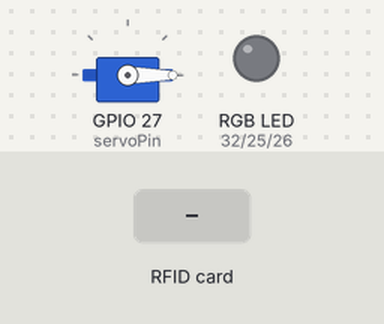
Simulated run of this program. Board: ESP32. Parts: servo, an RGB LED mixed from three pins (HIGH = lit). The inputs (shaded band) are chosen by the test bench. WiFi joins after 1.5 s; servers stay silent unless stated; the Firebase database answers and starts empty; what the program prints to the serial monitor is not drawn.

Above: at 2.7 s.
2.8 s: RFID card 12 34 56 78 held to the reader
At 3.6 s:
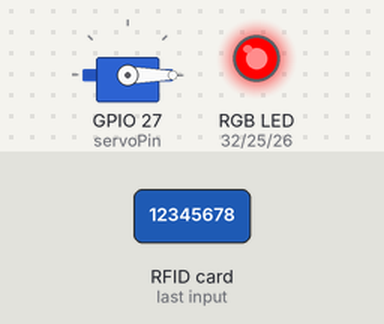
5.8 s: RFID card 5E 7A 19 C4 held to the reader
At 9.5 s:
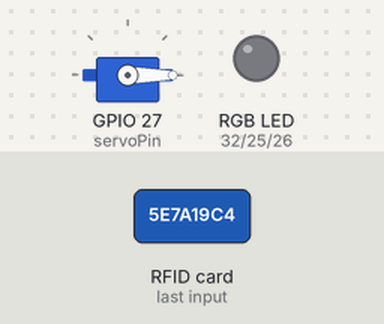
Timing chart, 0 to 11.0 s (numbered marks = the images above; inputs shaded):
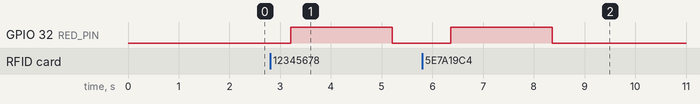

The program:

main.cpp
```cpp
#include <WiFi.h>
#include <Firebase_ESP_Client.h>
#include <SPI.h>
#include <MFRC522.h>
#include <Adafruit_Sensor.h>
#include <DHT.h>
#include <DHT_U.h>
#include <ESP32Servo.h>

// ==== Servo Config ====
Servo myservo;
int servoPin = 27;
int openPos = 90;
int closePos = 0;

void setupServo() {
  myservo.setPeriodHertz(50);
  myservo.attach(servoPin, 500, 2400);
  myservo.write(closePos);
}

void openDoor() {
  Serial.println("🔓 Mở cửa: Quay servo đến 90 độ");
  myservo.write(openPos);
  delay(3000);
  Serial.println("🔒 Đóng cửa: Quay servo về 0 độ");
  myservo.write(closePos);
}

// ==== DHT Config ====
#define DHTPIN 5
#define DHTTYPE DHT11
DHT_Unified dht(DHTPIN, DHTTYPE);

// ==== LED Config ====
#define RED_PIN    32
#define GREEN_PIN  25
#define BLUE_PIN   26

// ==== RFID Config ====
#define SS_PIN 21
#define RST_PIN 22
MFRC522 rfid(SS_PIN, RST_PIN);

// ==== WiFi Config ====
#define WIFI_SSID "A25859"
#define WIFI_PASSWORD "12345678"

// ==== Firebase Config ====
#define API_KEY "AIzaSyBc3SKMJKBHq2Q3_NONXaZRroQhpHbtBD8"
#define DATABASE_URL "https://do-an-3-9959f-default-rtdb.asia-southeast1.firebasedatabase.app/"
#define USER_EMAIL "admin@gmail.com"
#define USER_PASSWORD "admin123"

// ==== Firebase Instances ====
FirebaseData fbdo;
FirebaseAuth auth;
FirebaseConfig config;

// ==== millis() Control ====
unsigned long previousMillisRFID = 0;
unsigned long previousMillisDHT = 0;
const unsigned long intervalRFID = 500;
const unsigned long intervalDHT = 60000;

// ==== Function Prototypes ====
void setColor(int r, int g, int b);
void RC522();
void DHT_11();

void setup() {
  Serial.begin(115200);
  WiFi.begin(WIFI_SSID, WIFI_PASSWORD);
  Serial.print("🔌 Đang kết nối WiFi");
  while (WiFi.status() != WL_CONNECTED) {
    Serial.print(".");
    delay(500);
  }
  Serial.println("\n✅ WiFi đã kết nối!");

  config.api_key = API_KEY;
  config.database_url = DATABASE_URL;
  auth.user.email = USER_EMAIL;
  auth.user.password = USER_PASSWORD;
  Firebase.begin(&config, &auth);
  Firebase.reconnectWiFi(true);
  Serial.println("Kết nối Firebase thành công");

  SPI.begin();
  rfid.PCD_Init();
  Serial.println("👉 Quét thẻ RFID...");

  dht.begin();
  sensor_t sensor;
  dht.temperature().getSensor(&sensor);
  dht.humidity().getSensor(&sensor);

  setupServo();

  // Cấu hình LED RGB
  pinMode(RED_PIN, OUTPUT);
  pinMode(GREEN_PIN, OUTPUT);
  pinMode(BLUE_PIN, OUTPUT);
  setColor(0, 0, 0); // Tắt đèn ban đầu
}

void loop() {
  unsigned long currentMillis = millis();

  if (currentMillis - previousMillisRFID >= intervalRFID) {
    previousMillisRFID = currentMillis;
    RC522();
  }

  if (currentMillis - previousMillisDHT >= intervalDHT) {
    previousMillisDHT = currentMillis;
    DHT_11();
  }


}

// ==== Điều khiển LED bằng digitalWrite (RGB cơ bản) ====
void setColor(int r, int g, int b) {
  digitalWrite(RED_PIN, r ? HIGH : LOW);
  digitalWrite(GREEN_PIN, g ? HIGH : LOW);
  digitalWrite(BLUE_PIN, b ? HIGH : LOW);
}

// ==== Quét RFID ====
void RC522() {
  if (!rfid.PICC_IsNewCardPresent() || !rfid.PICC_ReadCardSerial()) return;

  String uidString = "";
  for (byte i = 0; i < rfid.uid.size; i++) {
    uidString += String(rfid.uid.uidByte[i] < 0x10 ? "0" : "");
    uidString += String(rfid.uid.uidByte[i], HEX);
  }
  uidString.toUpperCase();
  Serial.print("📛 UID: ");
  Serial.println(uidString);

  String path = String("/rfid/") + uidString;
  if (Firebase.RTDB.getBool(&fbdo, path)) {
    if (fbdo.boolData()) {
      Serial.println("✅ UID hợp lệ - Mở cửa");
      setColor(0, 1, 0); // Xanh lá
      openDoor();
      setColor(0, 0, 0); // Tắt
    } else {
      Serial.println("🚫 UID không hợp lệ!");
      setColor(1, 0, 0); // Đỏ
      delay(2000); // Đợi 2 giây trước khi tắt đèn
      setColor(0, 0, 0); // Tắt đèn
    }
  } else {
    Serial.print("❌ Lỗi truy vấn UID: ");
    Serial.println(fbdo.errorReason());
    setColor(1, 0, 0); // Đỏ
    delay(2000); // Đợi 2 giây trước khi tắt đèn
    setColor(0, 0, 0); // Tắt đèn
  }

  rfid.PICC_HaltA();
  rfid.PCD_StopCrypto1();
}

// ==== Đọc DHT11 ====
void DHT_11() {
  sensors_event_t event;

  dht.temperature().getEvent(&event);
  float temperature = event.temperature;

  dht.humidity().getEvent(&event);
  float humidity = event.relative_humidity;

  if (isnan(temperature) || isnan(humidity)) {
    Serial.println(F("❌ Lỗi đọc cảm biến!"));
  } else {
    Serial.print(F("🌡️ Nhiệt độ: "));
    Serial.print(temperature);
    Serial.println(F("°C"));
    Serial.print(F("💧 Độ ẩm: "));
    Serial.print(humidity);
    Serial.println(F("%"));

    if (Firebase.RTDB.setFloat(&fbdo, "/sensors/temperature", temperature) &&
        Firebase.RTDB.setFloat(&fbdo, "/sensors/humidity", humidity)) {
      Serial.println(F("✅ Gửi dữ liệu lên Firebase thành công"));
    } else {
      Serial.print(F("❌ Lỗi gửi dữ liệu DHT11: "));
      Serial.println(fbdo.errorReason());
    }
  }
}
```

Measured:
- after the input at 2.8 s, GPIO 32 (RED_PIN): LOW → HIGH after 0.41 s, → LOW 2.0 s later
- after the input at 5.8 s, GPIO 32 (RED_PIN): LOW → HIGH after 0.56 s, → LOW 2.0 s later
